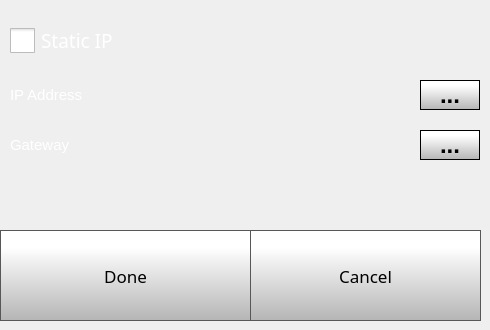
    <widget class="QWidget" name="ethSettingsPage">
     <widget class="QPushButton" name="ethSettingsDoneButton">
      <property name="geometry">
       <rect>
        <x>0</x>
        <y>230</y>
        <width>251</width>
        <height>91</height>
       </rect>
      </property>
      <property name="font">
       <font>
        <family>Gotham</family>
        <pointsize>13</pointsize>
       </font>
      </property>
      <property name="styleSheet">
       <string notr="true">QPushButton {
     border: 1px solid rgb(87, 87, 87);
	background-color: qlineargradient(spread:pad, x1:0, y1:1, x2:0, y2:0.188, stop:0 rgba(180, 180, 180, 255), stop:1 rgba(255, 255, 255, 255));


}

QPushButton:pressed {
    background-color: qlineargradient(x1: 0, y1: 0, x2: 0, y2: 1,
                                      stop: 0 #dadbde, stop: 1 #f6f7fa);
}

QPushButton:flat {
    border: none; /* no border for a flat push button */
}

QPushButton:default {
    border-color: navy; /* make the default button prominent */
}

QPushButton:focus {
	outline: none;
}</string>
      </property>
      <property name="text">
       <string>Done</string>
      </property>
      <property name="iconSize">
       <size>
        <width>40</width>
        <height>40</height>
       </size>
      </property>
     </widget>
     <widget class="QPushButton" name="ethSettingsCancelButton">
      <property name="geometry">
       <rect>
        <x>250</x>
        <y>230</y>
        <width>231</width>
        <height>91</height>
       </rect>
      </property>
      <property name="font">
       <font>
        <family>Gotham</family>
        <pointsize>13</pointsize>
       </font>
      </property>
      <property name="styleSheet">
       <string notr="true">QPushButton {
     border: 1px solid rgb(87, 87, 87);
	background-color: qlineargradient(spread:pad, x1:0, y1:1, x2:0, y2:0.188, stop:0 rgba(180, 180, 180, 255), stop:1 rgba(255, 255, 255, 255));


}

QPushButton:pressed {
    background-color: qlineargradient(x1: 0, y1: 0, x2: 0, y2: 1,
                                      stop: 0 #dadbde, stop: 1 #f6f7fa);
}

QPushButton:flat {
    border: none; /* no border for a flat push button */
}

QPushButton:default {
    border-color: navy; /* make the default button prominent */
}

QPushButton:focus {
	outline: none;
}</string>
      </property>
      <property name="text">
       <string>Cancel</string>
      </property>
      <property name="iconSize">
       <size>
        <width>40</width>
        <height>40</height>
       </size>
      </property>
     </widget>
     <widget class="QCheckBox" name="ethStaticCheckBox">
      <property name="geometry">
       <rect>
        <x>10</x>
        <y>20</y>
        <width>161</width>
        <height>41</height>
       </rect>
      </property>
      <property name="font">
       <font>
        <family>Gotham</family>
        <pointsize>14</pointsize>
       </font>
      </property>
      <property name="styleSheet">
       <string notr="true">QCheckBox {
	color: rgb(255, 255, 255);
}

QCheckBox::indicator {
    width: 25px;
    height: 25px;
}

QCheckBox::indicator:checked {
    image: url(./templates/img/check-box.png);
}
QCheckBox::indicator:unchecked {
    image: url(./templates/img/blank-check-box.png);
}



</string>
      </property>
      <property name="text">
       <string>Static IP</string>
      </property>
      <property name="iconSize">
       <size>
        <width>40</width>
        <height>40</height>
       </size>
      </property>
      <property name="checked">
       <bool>false</bool>
      </property>
     </widget>
     <widget class="QWidget" name="ethStaticSettings" native="true">
      <property name="enabled">
       <bool>true</bool>
      </property>
      <property name="geometry">
       <rect>
        <x>0</x>
        <y>70</y>
        <width>481</width>
        <height>151</height>
       </rect>
      </property>
      <widget class="QLabel" name="ethStaticIpLabel">
       <property name="geometry">
        <rect>
         <x>10</x>
         <y>10</y>
         <width>110</width>
         <height>30</height>
        </rect>
       </property>
       <property name="font">
        <font>
         <family>MS Shell Dlg 2</family>
         <pointsize>11</pointsize>
         <weight>50</weight>
         <bold>false</bold>
        </font>
       </property>
       <property name="styleSheet">
        <string notr="true">color: rgb(255, 255, 255);</string>
       </property>
       <property name="text">
        <string>IP Address</string>
       </property>
      </widget>
      <widget class="QLabel" name="ethStaticGatewayLabel">
       <property name="geometry">
        <rect>
         <x>10</x>
         <y>60</y>
         <width>110</width>
         <height>30</height>
        </rect>
       </property>
       <property name="font">
        <font>
         <family>MS Shell Dlg 2</family>
         <pointsize>11</pointsize>
         <weight>50</weight>
         <bold>false</bold>
        </font>
       </property>
       <property name="styleSheet">
        <string notr="true">color: rgb(255, 255, 255);</string>
       </property>
       <property name="text">
        <string>Gateway</string>
       </property>
      </widget>
      <widget class="QPushButton" name="ethStaticGatewayKeyboardButton">
       <property name="geometry">
        <rect>
         <x>420</x>
         <y>60</y>
         <width>60</width>
         <height>30</height>
        </rect>
       </property>
       <property name="font">
        <font>
         <family>MS Shell Dlg 2</family>
         <pointsize>18</pointsize>
         <weight>75</weight>
         <bold>true</bold>
        </font>
       </property>
       <property name="styleSheet">
        <string notr="true">QPushButton {
     border: 1px solid rgb(0, 0, 0);
	background-color: qlineargradient(spread:pad, x1:0, y1:1, x2:0, y2:0.188, stop:0 rgba(180, 180, 180, 255), stop:1 rgba(255, 255, 255, 255));


}

QPushButton:pressed {
    background-color: qlineargradient(x1: 0, y1: 0, x2: 0, y2: 1,
                                      stop: 0 #dadbde, stop: 1 #f6f7fa);
}

QPushButton:flat {
    border: none; /* no border for a flat push button */
}

QPushButton:default {
    border-color: navy; /* make the default button prominent */
}

QPushButton:focus {
	outline: none;
}</string>
       </property>
       <property name="text">
        <string>...</string>
       </property>
       <property name="iconSize">
        <size>
         <width>40</width>
         <height>40</height>
        </size>
       </property>
      </widget>
      <widget class="QPushButton" name="ethStaticIpKeyboardButton">
       <property name="enabled">
        <bool>true</bool>
       </property>
       <property name="geometry">
        <rect>
         <x>420</x>
         <y>10</y>
         <width>60</width>
         <height>30</height>
        </rect>
       </property>
       <property name="font">
        <font>
         <family>MS Shell Dlg 2</family>
         <pointsize>18</pointsize>
         <weight>75</weight>
         <bold>true</bold>
        </font>
       </property>
       <property name="autoFillBackground">
        <bool>false</bool>
       </property>
       <property name="styleSheet">
        <string notr="true">QPushButton {
     border: 1px solid rgb(0, 0, 0);
	background-color: qlineargradient(spread:pad, x1:0, y1:1, x2:0, y2:0.188, stop:0 rgba(180, 180, 180, 255), stop:1 rgba(255, 255, 255, 255));


}

QPushButton:pressed {
    background-color: qlineargradient(x1: 0, y1: 0, x2: 0, y2: 1,
                                      stop: 0 #dadbde, stop: 1 #f6f7fa);
}

QPushButton:flat {
    border: none; /* no border for a flat push button */
}

QPushButton:default {
    border-color: navy; /* make the default button prominent */
}

QPushButton:focus {
	outline: none;
}</string>
       </property>
       <property name="text">
        <string>...</string>
       </property>
       <property name="iconSize">
        <size>
         <width>40</width>
         <height>40</height>
        </size>
       </property>
      </widget>
     </widget>
    </widget>
